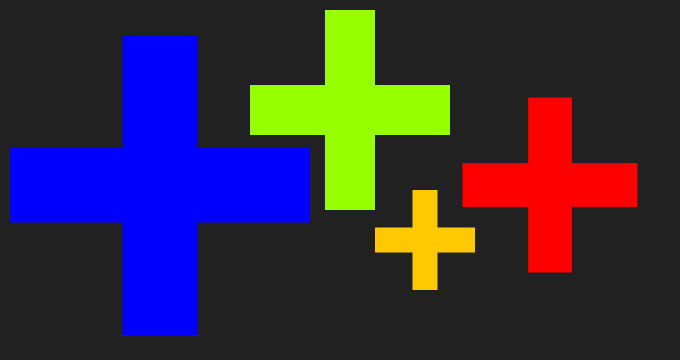
Frame 1 (no input)
Frame 60 (the mouse pressed at the canvas centre just before this capture): identical to frame 1, image omitted
Frame 120 (the mouse held since frame 60 and released just before this capture): identical to frame 1, image omitted

The Processing sketch that drew this single still picture (run headless with seeded random() and noise(); from frame 60 on, the mouse is pressed at the canvas centre):

// Processing sketch: functions_01
// ── functions_01.pde
/* 
 --------------------------
 ** PLEASE READ INFO TAB **
 --------------------------
 */


/////////////////////////// GLOBALS ////////////////////////////

/////////////////////////// SETUP ////////////////////////////

void setup() {
  size(680, 360);
  background(33);
  smooth();
  noStroke();
  
  // On fait appel à notre fonction
  fill(0, 0, 255);
  croix(160, 185, 300);

  fill(150, 255, 0);
  croix(350, 110, 200);
 
  fill(255, 200, 0);
  croix(425, 240, 100);
  
  fill(255, 0, 0);
  croix(550, 185, 175);
}

/////////////////////////// DRAW ////////////////////////////
void draw() {
}

/////////////////////////// FUNCTIONS ////////////////////////////
// Voici notre fonction 
// - Elle a un nom désigné par nous même
// - Des arguments entre parathèses [ATTENTION] - Ceux ne sont pas des variables.
// - la définition/les instructions entre accolades

void croix(float _cntX, float _cntY, float _taille) {
  rectMode(CENTER);
  pushMatrix();
  translate(_cntX, _cntY);
  rect(0, 0, _taille, _taille/4);
  rect(0, 0, _taille/4, _taille);
  popMatrix();
}
// ── INFO.pde
/*
 * FUNCTIONS_01 : 
 * 
 * Ce sketch démontre une fonction simple de dessin
 * 
 *
 * Lire un tutoriel sur les fonctions/méthodes :
 * http://www.ecole-art-aix.fr/processing-04-01-concept-no-1-les
 * https://fr.flossmanuals.net/processing/les-methodes/
 *
 * MW_2017
 * https://github.com/FreeArtBureau/fundamentals
 * www.iterations.fabprojects.codes
 *
 * end
 
 */
